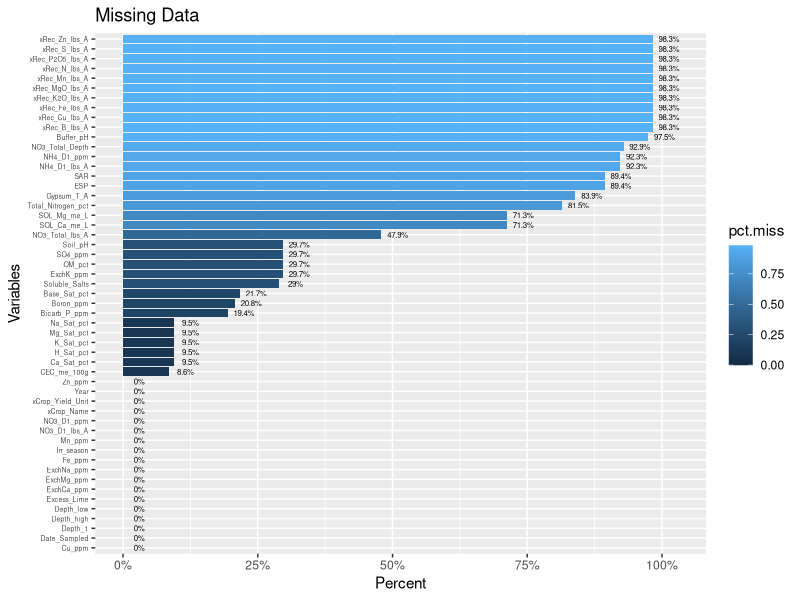

The R script that drew this image:
## ---- chunk 1
library(tidyverse)
## ---- chunk 2
df <- read.csv("./data/pcp_soil_data/PCP-R-ready.csv")
## ---- chunk 3
df2 <- df[, colSums(is.na(df)) != nrow(df)]
## ---- chunk 4
df3 <- df2 %>% select("Date_Sampled","Year","Irr_season", "Depth_1", "Soil_pH", "Buffer_pH", "Excess_Lime", "Soluble_Salts", "OM_pct", "NO3_D1_ppm", "NO3_D1_lbs_A", "NO3_Total_lbs_A", "NO3_Total_Depth", "Bicarb_P_ppm", "SO4_ppm", "ExchK_ppm", "ExchCa_ppm", "ExchMg_ppm", "ExchNa_ppm", "Zn_ppm", "Fe_ppm", "Mn_ppm", 'Cu_ppm', "Boron_ppm", "CEC_me_100g", "Base_Sat_pct", "H_Sat_pct", "Ca_Sat_pct", "Mg_Sat_pct", "K_Sat_pct", "Na_Sat_pct", "SOL_Ca_me_L", "SOL_Mg_me_L", "SAR", "ESP", "Gypsum_T_A", "NH4_D1_ppm", "NH4_D1_lbs_A", "Total_Nitrogen_pct", "xCrop_Name", "xCrop_Yield_Unit", "xRec_N_lbs_A", "xRec_P2O5_lbs_A", "xRec_K2O_lbs_A", "xRec_S_lbs_A", "xRec_Zn_lbs_A", "xRec_MgO_lbs_A", "xRec_Fe_lbs_A", "xRec_Mn_lbs_A", "xRec_Cu_lbs_A", "xRec_B_lbs_A")

## ---- chunk 5
low <- c()
high <- c()
for(i in 1:length(df3$Depth_1)){
  low <- c(low, strsplit(as.character(df3$Depth_1), "-")[[i]][1])
  high <- c(high, strsplit(as.character(df3$Depth_1), "-")[[i]][2])
}
df3$Depth_low <- low
df3$Depth_high <- high
## ---- chunk 6
glimpse(head(df3))
## ---- chunk 7
prop.miss <- apply(df3, 2, function(x) round(sum(is.na(x))/NROW(x),4))
prop.miss
## ---- chunk 8
pmpv <- data.frame(variable = names(df3), pct.miss=prop.miss)

## ---- chunk 9
ggplot(pmpv, aes(x= reorder(variable, pct.miss), y=pct.miss, fill=pct.miss)) +
  geom_bar(stat="identity") + 
  ggtitle("Missing Data") +
  ylab("Percent") + 
  xlab("Variables") +
  scale_y_continuous(labels=scales::percent, limits=c(0,1.03)) + 
  geom_text(data=pmpv, aes(label=paste0(round(pct.miss*100,1),"%"), y=pct.miss+.03), size=2) +
  coord_flip() +
  theme(axis.text.y = element_text(size=5))
  
